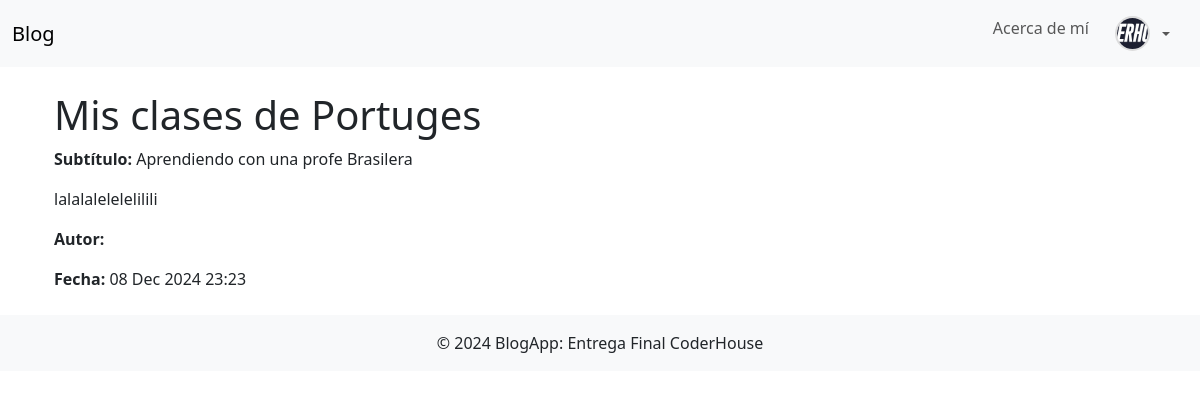
The app's page /blog/6/ (signed in) with its own data.
### accounts/models.py (models this page shows, shortened)
class Profile(models.Model):
    user = models.OneToOneField(User, on_delete=models.CASCADE)
    description = models.TextField(blank=True, null=True)
    image = models.ImageField(
        upload_to='profile_images/', blank=True, null=True)

### blogapp/models.py (models this page shows, shortened)
class Blog(models.Model):
    title = models.CharField(max_length=100)
    subtitle = models.CharField(max_length=200)
    body = models.TextField()
    image = models.ImageField(upload_to='blog_images/')
    created_at = models.DateTimeField(auto_now_add=True)
    updated_at = models.DateTimeField(auto_now=True)

### blogapp/views.py (the view)
# urls.py: path('blog/<int:blog_id>/', views.blog_detail,
def blog_detail(request, blog_id):
    blog = get_object_or_404(Blog, id=blog_id)
    return render(request, 'blogapp/blog_detail.html', {'blog': blog})

### blogapp/templates/blogapp/blog_detail.html (shortened to what this page needs)
{% extends 'blogapp/base.html' %}
{% block content %}
<div class="container mt-4">
    <h1>{{ blog.title }}</h1>
    <p><strong>Subtítulo:</strong> {{ blog.subtitle }}</p>
    <p>{{ blog.body }}</p>
    <p><strong>Autor:</strong> {{ blog.author }}</p>
    <p><strong>Fecha:</strong> {{ blog.created_at|date:"d M Y H:i" }}</p>
</div>
{% endblock %}

### blogapp/templates/blogapp/base.html (shortened to what this page needs)
<!DOCTYPE html>
<html lang="en">
<head>
    <link href="https://cdn.jsdelivr.net/npm/bootstrap@5.3.0/dist/css/bootstrap.min.css" rel="stylesheet">
    {% load static %}
    <link rel="stylesheet" href="{% static 'css/style.css' %}">
</head>
<body>
    <nav class="navbar navbar-expand-lg navbar-light bg-light">
        <div class="container-fluid">
            <a class="navbar-brand" href="{% url 'home' %}">Blog</a>
            <div class="collapse navbar-collapse" id="navbarNav">
                <ul class="navbar-nav ms-auto">
                    <li class="nav-item">
                        <a class="nav-link" href="{% url 'about' %}">Acerca de mí</a>
                    </li>
                    {% if user.is_authenticated %}
                    <li class="nav-item dropdown">
                        <a class="nav-link dropdown-toggle d-flex align-items-center" href="#" id="navbarDropdown"
                            role="button" data-bs-toggle="dropdown" aria-expanded="false">
                            {% if user.profile.image %}
                            <img src="{{ user.profile.image.url }}" alt="Foto de perfil" class="rounded-circle me-2"
                                style="width: 35px; height: 35px; object-fit: cover;">
                            {% else %}
                            <span class="me-2">{{ user.username }}</span>
                            {% endif %}
                        </a>
                    </li>
                    {% endif %}
                </ul>
            </div>
        </div>
    </nav>
    <div class="container mt-4">
        {% block content %}{% endblock %}
    </div>
    <footer class="bg-light text-center text-lg-start mt-4">
        <div class="text-center p-3">
            © 2024 BlogApp: Entrega Final CoderHouse
        </div>
    </footer>
</body>
</html>

### static/css/style.css (style rules this page uses)
.navbar img { object-fit: cover; border: 2px solid #ddd; transition: transform 0.2s ease; }
.navbar .nav-link { margin-right: 10px; }

### records on screen
Blog: title "Mis clases de Portuges", subtitle "Aprendiendo con una profe Brasilera", body "lalalalelelelilili", created_at "08 Dec 2024 23:23"
